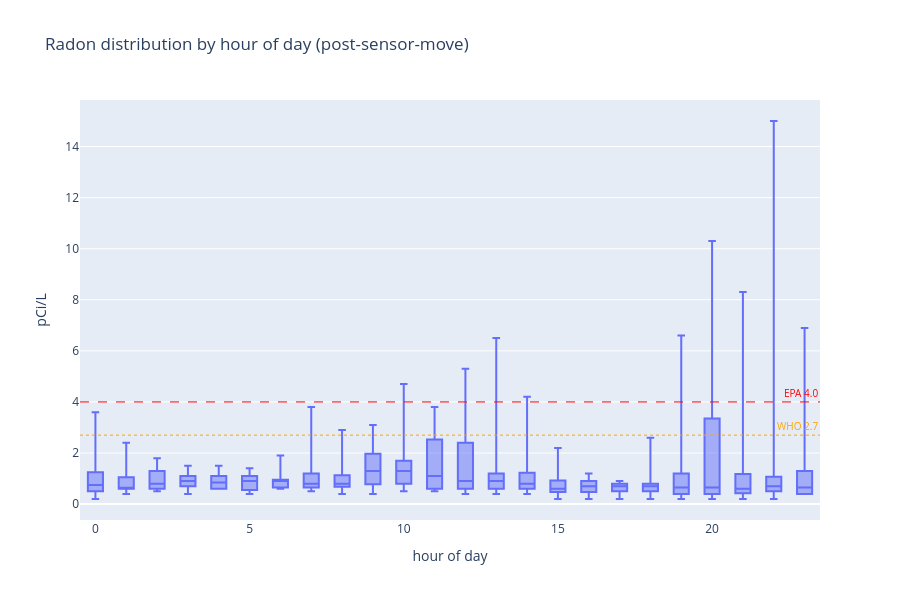

Write notebook code for a chart like this one.
### Markdown cell above
## Hour-of-day pattern

Radon often peaks overnight (less air exchange) and dips during the day. If mitigation is effective and running 24/7, you'd expect this pattern to flatten.

### Code cell
by_hour = df_post.copy()
by_hour['hour'] = by_hour.index.hour

fig = px.box(by_hour, x='hour', y='radon', points=False,
             title='Radon distribution by hour of day (post-sensor-move)',
             labels={'radon': 'pCi/L', 'hour': 'hour of day'})
annotate(fig)
fig.show()

### Figure 1 — Plotly figure (JSON) as saved in the notebook; plotly's stock layout.template omitted (floating-point values rounded to 4 significant figures; data arrays with more than 128 entries replaced by an {"elided": "..."} marker saying what was removed)
{"data": [{"alignmentgroup": "True", "boxpoints": false, "hovertemplate": "hour of day=%{x}<br>pCi/L=%{y}<extra></extra>", "legendgroup": "", "marker": {"color": "#636efa"}, "name": "", "notched": false, "offsetgroup": "", "orientation": "v", "showlegend": false, "type": "box", "x": {"elided": "346 int values"}, "x0": " ", "xaxis": "x", "y": {"elided": "346 float values"}, "y0": " ", "yaxis": "y"}], "layout": {"annotations": [{"font": {"color": "red", "size": 10}, "showarrow": false, "text": "EPA 4.0", "x": 1, "xanchor": "right", "xref": "x domain", "y": 4.0, "yanchor": "bottom", "yref": "y"}, {"font": {"color": "orange", "size": 10}, "showarrow": false, "text": "WHO 2.7", "x": 1, "xanchor": "right", "xref": "x domain", "y": 2.7, "yanchor": "bottom", "yref": "y"}], "boxmode": "group", "height": 600, "legend": {"tracegroupgap": 0}, "shapes": [{"line": {"color": "red", "dash": "dash", "width": 1}, "type": "line", "x0": 0, "x1": 1, "xref": "x domain", "y0": 4.0, "y1": 4.0, "yref": "y"}, {"line": {"color": "orange", "dash": "dot", "width": 1}, "type": "line", "x0": 0, "x1": 1, "xref": "x domain", "y0": 2.7, "y1": 2.7, "yref": "y"}], "title": {"text": "Radon distribution by hour of day (post-sensor-move)"}, "xaxis": {"anchor": "y", "domain": [0.0, 1.0], "title": {"text": "hour of day"}}, "yaxis": {"anchor": "x", "domain": [0.0, 1.0], "title": {"text": "pCi/L"}}}}
